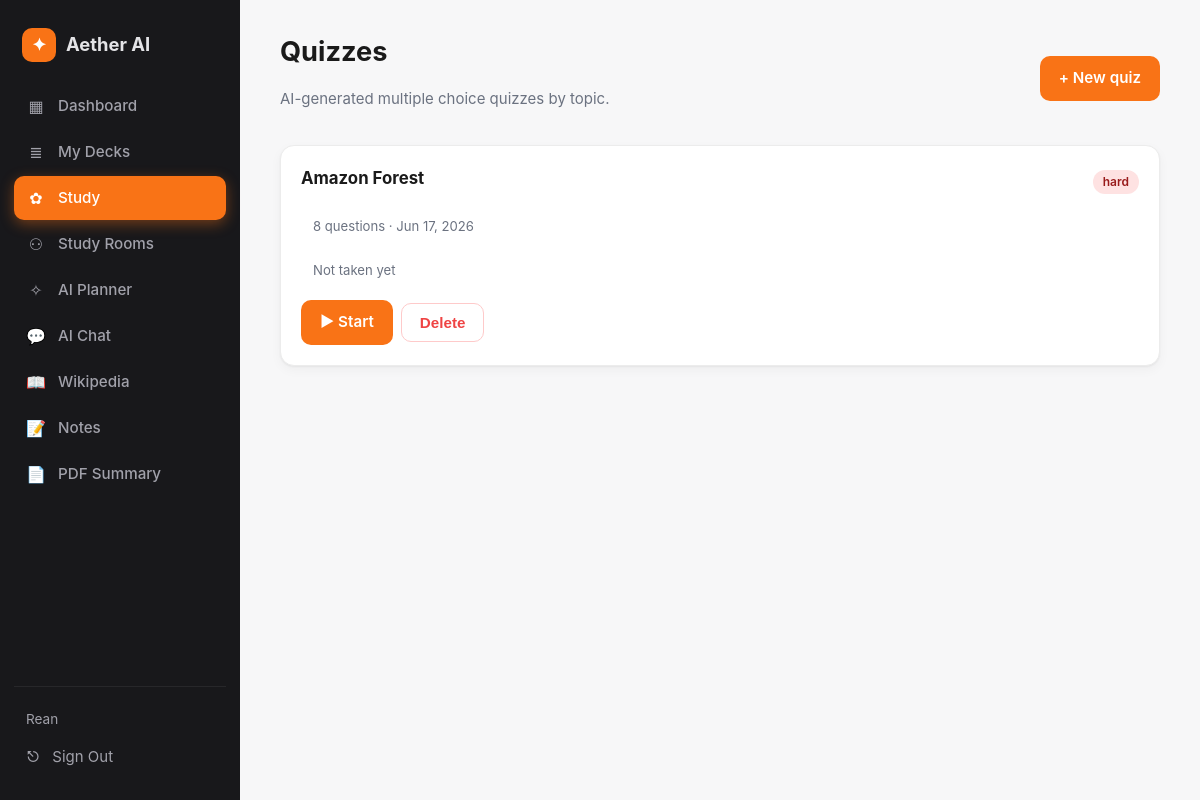
Page /study/ (signed in) on the earlier database version.
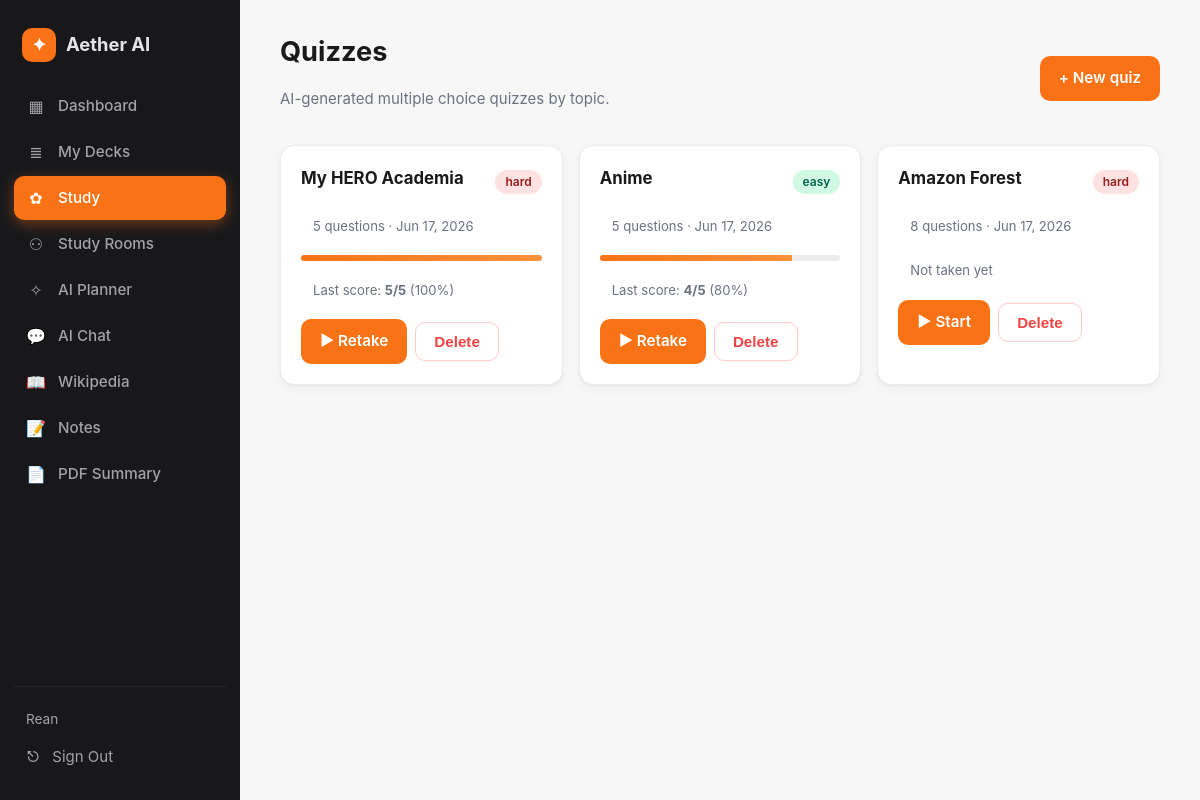
Same page on the later database version.
### app/models.py (models this page shows, shortened)
class User(UserMixin, db.Model):
    __tablename__ = "users"
    id = db.Column(db.Integer, primary_key=True)
    email = db.Column(db.String(120), unique=True, nullable=False)
    name = db.Column(db.String(80), nullable=False, default="Learner")
    password_hash = db.Column(db.String(256), nullable=False)
    created_at = db.Column(db.DateTime, default=datetime.utcnow)
    notes = db.relationship("Note", backref="user", cascade="all,delete", lazy=True)
    decks = db.relationship("Deck", backref="user", cascade="all,delete", lazy=True)
    quizzes = db.relationship("Quiz", backref="user", cascade="all,delete", lazy=True)
    sessions = db.relationship("ChatSession", backref="user", cascade="all,delete", lazy=True)
    plans = db.relationship("PlanItem", backref="user", cascade="all,delete", lazy=True)
    rooms = db.relationship("StudyRoom", backref="user", cascade="all,delete", lazy=True)
    activities = db.relationship("StudyActivity", backref="user", cascade="all,delete", lazy=True)

class Quiz(db.Model):
    __tablename__ = "quizzes"
    id = db.Column(db.Integer, primary_key=True)
    user_id = db.Column(db.Integer, db.ForeignKey("users.id"), nullable=False)
    title = db.Column(db.String(200), nullable=False)
    topic = db.Column(db.String(200), nullable=False)
    difficulty = db.Column(db.String(20), default="medium")
    score = db.Column(db.Integer, nullable=True)
    created_at = db.Column(db.DateTime, default=datetime.utcnow)
    questions = db.relationship("QuizQuestion", backref="quiz",
                                cascade="all,delete", lazy=True)

### app/routes/quizzes.py (the view)
@quizzes_bp.route("/")
@login_required
def index():
    items = (Quiz.query.filter_by(user_id=current_user.id)
             .order_by(Quiz.created_at.desc()).all())
    return render_template("quizzes/list.html", quizzes=items)

### app/templates/quizzes/list.html
{% extends "base.html" %}
{% block content %}
<div class="page-head row-between">
  <div>
    <h1>Quizzes</h1>
    <p class="muted">AI-generated multiple choice quizzes by topic.</p>
  </div>
  <a class="btn" href="{{ url_for('quizzes.new') }}">+ New quiz</a>
</div>
{% if quizzes %}
<div class="grid-3">
  {% for q in quizzes %}
    <div class="card deck-card">
      <div class="row-between">
        <h3>{{ q.topic }}</h3>
        <span class="pill diff-{{ q.difficulty or 'medium' }}">{{ q.difficulty or 'medium' }}</span>
      </div>
      <p class="muted small">
        {{ q.questions|length }} questions · {{ q.created_at.strftime('%b %d, %Y') }}
      </p>
      {% if q.score is not none %}
  {% set total_qs = q.questions|length %}
  {% set pct = (q.score / total_qs * 100) if total_qs else 0 %}
  <div class="score-bar">
    <div class="score-fill" style="width: {{ pct|round|int }}%"></div>
  </div>
  <p class="muted small">
    Last score: <strong>{{ q.score }}/{{ total_qs }}</strong> ({{ pct|round|int }}%)
  </p>
{% else %}
  <p class="muted small">Not taken yet</p>
{% endif %}
      <div class="row-gap">
        <a class="btn" href="{{ url_for('quizzes.take', quiz_id=q.id) }}">
          {% if q.score is not none %}▶ Retake{% else %}▶ Start{% endif %}
        </a>
        <form method="POST" action="{{ url_for('quizzes.delete', quiz_id=q.id) }}"
              onsubmit="return confirm('Delete this quiz?')">
          <button class="btn-outline danger">Delete</button>
        </form>
      </div>
    </div>
  {% endfor %}
</div>
{% else %}
  <div class="card empty">
    <h2 class="muted">No quizzes yet</h2>
    <p class="muted">Generate your first AI quiz on any topic in seconds.</p>
    <a class="btn btn-lg" href="{{ url_for('quizzes.new') }}">+ Create your first quiz</a>
  </div>
{% endif %}
{% endblock %}

### app/templates/base.html (shortened to what this page needs)
<!DOCTYPE html>
<html lang="en">
<head>
  <link rel="stylesheet" href="{{ url_for('static', filename='css/styles.css') }}">
</head>
<body class="{% if current_user.is_authenticated %}has-sidebar{% endif %}">
{% if current_user.is_authenticated %}
  <aside class="sidebar">
    <a class="brand" href="{{ url_for('dashboard.index') }}">
      <span class="brand-logo">✦</span>
      <span class="brand-name">{{ BRAND }}</span>
    </a>
    <nav class="side-nav">
      <a href="{{ url_for('dashboard.index') }}"
         class="{% if request.endpoint == 'dashboard.index' %}active{% endif %}">
        <span class="ico">▦</span> Dashboard
      </a>
      <a href="{{ url_for('flashcards.index') }}"
         class="{% if request.blueprint == 'flashcards' %}active{% endif %}">
        <span class="ico">≣</span> My Decks
      </a>
      <a href="{{ url_for('quizzes.index') }}"
         class="{% if request.blueprint == 'quizzes' %}active{% endif %}">
        <span class="ico">✿</span> Study
      </a>
      <a href="{{ url_for('rooms.index') }}"
         class="{% if request.blueprint == 'rooms' %}active{% endif %}">
        <span class="ico">⚇</span> Study Rooms
      </a>
      <a href="{{ url_for('planner.index') }}"
         class="{% if request.blueprint == 'planner' %}active{% endif %}">
        <span class="ico">✧</span> AI Planner
      </a>
      <a href="{{ url_for('chat.index') }}"
         class="{% if request.blueprint == 'chat' %}active{% endif %}">
        <span class="ico">💬</span> AI Chat
      </a>
      <a href="{{ url_for('wikipedia.index') }}"
   class="{% if request.blueprint == 'wikipedia' %}active{% endif %}">
  <span class="ico">📖</span> Wikipedia
</a>
      <a href="{{ url_for('notes.index') }}"
         class="{% if request.blueprint == 'notes' %}active{% endif %}">
        <span class="ico">📝</span> Notes
      </a>
      <a href="{{ url_for('pdf.index') }}"
         class="{% if request.blueprint == 'pdf' %}active{% endif %}">
        <span class="ico">📄</span> PDF Summary
      </a>
    </nav>
    <div class="side-bottom">
      <div class="user-line">{{ current_user.name }}</div>
      <a class="side-logout" href="{{ url_for('auth.logout') }}">
        <span class="ico">⎋</span> Sign Out
      </a>
    </div>
  </aside>
{% endif %}
<main class="{% if current_user.is_authenticated %}content{% else %}container{% endif %}">
  {% block content %}{% endblock %}
</main>
</body>
</html>

### app/static/css/styles.css (style rules this page uses)
:root { --bg: #f7f7f8; --surface: #ffffff; --text: #1a1a1a; --muted: #6b7280; --border: #ececec; --accent: #f97316; --accent-soft: #ffedd5; --accent-dark: #ea580c; --good: #10b981; --bad: #ef4444; --sidebar: #18181b; --sidebar-soft: #27272a; --sidebar-text: #e4e4e7; --sidebar-muted: #a1a1aa; --shadow: 0 1px 2px rgba(0,0,0,0.05), 0 4px 12px rgba(0,0,0,0.04); --radius: 14px; }
* { box-sizing: border-box; }
html, body { margin: 0; padding: 0; }
body { font-family: -apple-system, "Segoe UI", Roboto, "Helvetica Neue", sans-serif; background: var(--bg); color: var(--text); min-height: 100vh; font-size: 15px; line-height: 1.5; }
a { color: var(--accent-dark); text-decoration: none; }
h1 { font-size: 1.7rem; margin: 0 0 6px; }
h3 { font-size: 1.05rem; margin: 0 0 6px; }
.muted { color: var(--muted); }
.small { font-size: 0.85rem; }
body.has-sidebar { display: flex; min-height: 100vh; }
.sidebar { width: 240px; background: var(--sidebar); color: var(--sidebar-text); display: flex; flex-direction: column; padding: 22px 14px; position: sticky; top: 0; height: 100vh; }
.brand { display: flex; align-items: center; gap: 10px; padding: 6px 8px 22px; font-weight: 700; font-size: 1.15rem; color: var(--sidebar-text); text-decoration: none; }
.brand-logo { display: inline-flex; align-items: center; justify-content: center; width: 34px; height: 34px; border-radius: 10px; background: var(--accent); color: white; font-size: 1.1rem; font-weight: 700; }
.side-nav { display: flex; flex-direction: column; gap: 2px; }
.side-nav a { display: flex; align-items: center; gap: 12px; padding: 10px 12px; border-radius: 10px; color: var(--sidebar-muted); text-decoration: none; font-weight: 500; font-size: 0.95rem; }
.side-nav a.active { background: var(--accent); color: white; box-shadow: 0 4px 14px rgba(249,115,22,0.4); }
.side-nav .ico { display: inline-flex; align-items: center; justify-content: center; width: 20px; font-size: 1rem; }
.side-bottom { margin-top: auto; padding-top: 16px; border-top: 1px solid var(--sidebar-soft); }
.user-line { color: var(--sidebar-muted); padding: 6px 12px; font-size: 0.85rem; }
.side-logout { display: flex; align-items: center; gap: 12px; padding: 10px 12px; border-radius: 10px; color: var(--sidebar-muted); text-decoration: none; }
.content { flex: 1; padding: 32px 40px; max-width: calc(100vw - 240px); overflow-x: hidden; }
.btn, .btn-lg, .btn-outline { display: inline-flex; align-items: center; justify-content: center; gap: 8px; padding: 10px 18px; border-radius: 10px; font-weight: 600; font-size: 0.95rem; cursor: pointer; border: 1px solid transparent; background: var(--accent); color: white; text-decoration: none; transition: all 0.15s; }
.btn-outline { background: white; color: var(--text); border-color: var(--border); }
.danger { color: var(--bad); border-color: #fecaca; }
.small { font-size: 0.82rem; padding: 6px 12px; }
.card { background: var(--surface); border: 1px solid var(--border); border-radius: var(--radius); padding: 20px; box-shadow: var(--shadow); }
.page-head { margin-bottom: 20px; }
.row-between { display: flex; justify-content: space-between; align-items: center; gap: 16px; flex-wrap: wrap; }
.row-gap { display: flex; gap: 8px; flex-wrap: wrap; align-items: center; margin-top: 12px; }
.grid-3 { display: grid; grid-template-columns: repeat(auto-fit, minmax(260px, 1fr)); gap: 16px; }
.pill { display: inline-block; padding: 3px 10px; border-radius: 999px; font-size: 0.75rem; font-weight: 600; }
.pill.diff-easy { background: #d1fae5; color: #065f46; }
.pill.diff-hard { background: #fee2e2; color: #991b1b; }
.score-bar { height: 6px; background: var(--border); border-radius: 999px; overflow: hidden; margin: 8px 0 4px; }
.score-fill { height: 100%; background: linear-gradient(90deg, var(--accent), #fb923c); transition: width 0.3s; }

Differences in the rows shown:
added Quiz: topic "My HERO Academia", difficulty "hard", questions|length "5", created_at "Jun 17, 2026", score "5", pct "100", shows "▶ Retake"
added Quiz: topic "Anime", difficulty "easy", questions|length "5", created_at "Jun 17, 2026", score "4", total_qs "5", pct "80", shows "▶ Retake"
